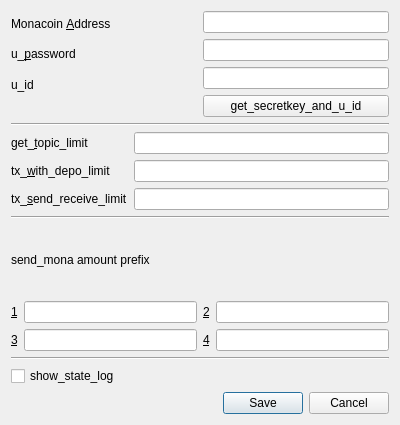
<?xml version="1.0" encoding="UTF-8"?>
<ui version="4.0">
 <class>Setting_window</class>
 <widget class="QDialog" name="Setting_window">
  <property name="geometry">
   <rect>
    <x>0</x>
    <y>0</y>
    <width>400</width>
    <height>425</height>
   </rect>
  </property>
  <property name="windowTitle">
   <string>Dialog</string>
  </property>
  <layout class="QGridLayout" name="gridLayout">
   <item row="0" column="0">
    <layout class="QVBoxLayout" name="verticalLayout_8">
     <item>
      <layout class="QHBoxLayout" name="horizontalLayout">
       <item>
        <layout class="QVBoxLayout" name="verticalLayout">
         <item>
          <widget class="QLabel" name="label">
           <property name="text">
            <string>Monacoin &amp;Address</string>
           </property>
           <property name="buddy">
            <cstring>u_address</cstring>
           </property>
          </widget>
         </item>
         <item>
          <widget class="QLabel" name="label_2">
           <property name="text">
            <string>u_&amp;password</string>
           </property>
           <property name="buddy">
            <cstring>pass</cstring>
           </property>
          </widget>
         </item>
         <item>
          <widget class="QLabel" name="label_3">
           <property name="text">
            <string>u_id</string>
           </property>
          </widget>
         </item>
         <item>
          <spacer name="horizontalSpacer">
           <property name="orientation">
            <enum>Qt::Horizontal</enum>
           </property>
           <property name="sizeHint" stdset="0">
            <size>
             <width>40</width>
             <height>20</height>
            </size>
           </property>
          </spacer>
         </item>
        </layout>
       </item>
       <item>
        <layout class="QVBoxLayout" name="verticalLayout_2">
         <item>
          <widget class="QLineEdit" name="u_address"/>
         </item>
         <item>
          <widget class="QLineEdit" name="pass">
           <property name="echoMode">
            <enum>QLineEdit::Password</enum>
           </property>
          </widget>
         </item>
         <item>
          <widget class="QLineEdit" name="u_id">
           <property name="readOnly">
            <bool>true</bool>
           </property>
           <property name="clearButtonEnabled">
            <bool>false</bool>
           </property>
          </widget>
         </item>
         <item>
          <widget class="QPushButton" name="pushButton">
           <property name="text">
            <string>get_secretkey_and_u_id</string>
           </property>
          </widget>
         </item>
        </layout>
       </item>
      </layout>
     </item>
     <item>
      <widget class="Line" name="line">
       <property name="orientation">
        <enum>Qt::Horizontal</enum>
       </property>
      </widget>
     </item>
     <item>
      <layout class="QHBoxLayout" name="horizontalLayout_2">
       <item>
        <layout class="QVBoxLayout" name="verticalLayout_4">
         <item>
          <widget class="QLabel" name="label_4">
           <property name="text">
            <string>get_&amp;topic_limit</string>
           </property>
           <property name="buddy">
            <cstring>get_topic_limit</cstring>
           </property>
          </widget>
         </item>
         <item>
          <widget class="QLabel" name="label_5">
           <property name="text">
            <string>tx_&amp;with_depo_limit</string>
           </property>
           <property name="buddy">
            <cstring>tx_with_depo_limit</cstring>
           </property>
          </widget>
         </item>
         <item>
          <widget class="QLabel" name="label_11">
           <property name="text">
            <string>tx_&amp;send_receive_limit</string>
           </property>
           <property name="buddy">
            <cstring>tx_send_receive_limit</cstring>
           </property>
          </widget>
         </item>
        </layout>
       </item>
       <item>
        <layout class="QVBoxLayout" name="verticalLayout_3">
         <item>
          <widget class="QLineEdit" name="get_topic_limit"/>
         </item>
         <item>
          <widget class="QLineEdit" name="tx_with_depo_limit"/>
         </item>
         <item>
          <widget class="QLineEdit" name="tx_send_receive_limit"/>
         </item>
        </layout>
       </item>
      </layout>
     </item>
     <item>
      <widget class="Line" name="line_2">
       <property name="orientation">
        <enum>Qt::Horizontal</enum>
       </property>
      </widget>
     </item>
     <item>
      <layout class="QVBoxLayout" name="verticalLayout_7">
       <item>
        <widget class="QLabel" name="label_6">
         <property name="text">
          <string>send_mona amount prefix</string>
         </property>
        </widget>
       </item>
       <item>
        <layout class="QHBoxLayout" name="horizontalLayout_7">
         <item>
          <layout class="QVBoxLayout" name="verticalLayout_6">
           <item>
            <layout class="QHBoxLayout" name="horizontalLayout_3">
             <item>
              <widget class="QLabel" name="label_7">
               <property name="text">
                <string>&amp;1</string>
               </property>
               <property name="buddy">
                <cstring>send_mona_amount_1</cstring>
               </property>
              </widget>
             </item>
             <item>
              <widget class="QLineEdit" name="send_mona_amount_1"/>
             </item>
            </layout>
           </item>
           <item>
            <layout class="QHBoxLayout" name="horizontalLayout_4">
             <item>
              <widget class="QLabel" name="label_8">
               <property name="text">
                <string>&amp;3</string>
               </property>
               <property name="buddy">
                <cstring>send_mona_amount_3</cstring>
               </property>
              </widget>
             </item>
             <item>
              <widget class="QLineEdit" name="send_mona_amount_3"/>
             </item>
            </layout>
           </item>
          </layout>
         </item>
         <item>
          <layout class="QVBoxLayout" name="verticalLayout_5">
           <item>
            <layout class="QHBoxLayout" name="horizontalLayout_5">
             <item>
              <widget class="QLabel" name="label_9">
               <property name="text">
                <string>&amp;2</string>
               </property>
               <property name="buddy">
                <cstring>send_mona_amount_2</cstring>
               </property>
              </widget>
             </item>
             <item>
              <widget class="QLineEdit" name="send_mona_amount_2"/>
             </item>
            </layout>
           </item>
           <item>
            <layout class="QHBoxLayout" name="horizontalLayout_6">
             <item>
              <widget class="QLabel" name="label_10">
               <property name="text">
                <string>&amp;4</string>
               </property>
               <property name="buddy">
                <cstring>send_mona_amount_4</cstring>
               </property>
              </widget>
             </item>
             <item>
              <widget class="QLineEdit" name="send_mona_amount_4"/>
             </item>
            </layout>
           </item>
          </layout>
         </item>
        </layout>
       </item>
      </layout>
     </item>
     <item>
      <widget class="Line" name="line_3">
       <property name="orientation">
        <enum>Qt::Horizontal</enum>
       </property>
      </widget>
     </item>
     <item>
      <widget class="QCheckBox" name="show_state_log_check">
       <property name="text">
        <string>show_state_log</string>
       </property>
      </widget>
     </item>
     <item>
      <widget class="QDialogButtonBox" name="buttonBox">
       <property name="orientation">
        <enum>Qt::Horizontal</enum>
       </property>
       <property name="standardButtons">
        <set>QDialogButtonBox::Cancel|QDialogButtonBox::Save</set>
       </property>
       <property name="centerButtons">
        <bool>false</bool>
       </property>
      </widget>
     </item>
    </layout>
   </item>
  </layout>
 </widget>
 <tabstops>
  <tabstop>send_mona_amount_1</tabstop>
  <tabstop>send_mona_amount_2</tabstop>
  <tabstop>send_mona_amount_3</tabstop>
  <tabstop>send_mona_amount_4</tabstop>
  <tabstop>u_address</tabstop>
  <tabstop>pass</tabstop>
  <tabstop>u_id</tabstop>
  <tabstop>pushButton</tabstop>
  <tabstop>get_topic_limit</tabstop>
 </tabstops>
 <resources/>
 <connections>
  <connection>
   <sender>buttonBox</sender>
   <signal>accepted()</signal>
   <receiver>Setting_window</receiver>
   <slot>accept()</slot>
   <hints>
    <hint type="sourcelabel">
     <x>193</x>
     <y>346</y>
    </hint>
    <hint type="destinationlabel">
     <x>157</x>
     <y>274</y>
    </hint>
   </hints>
  </connection>
  <connection>
   <sender>buttonBox</sender>
   <signal>rejected()</signal>
   <receiver>Setting_window</receiver>
   <slot>reject()</slot>
   <hints>
    <hint type="sourcelabel">
     <x>193</x>
     <y>346</y>
    </hint>
    <hint type="destinationlabel">
     <x>286</x>
     <y>274</y>
    </hint>
   </hints>
  </connection>
 </connections>
</ui>
